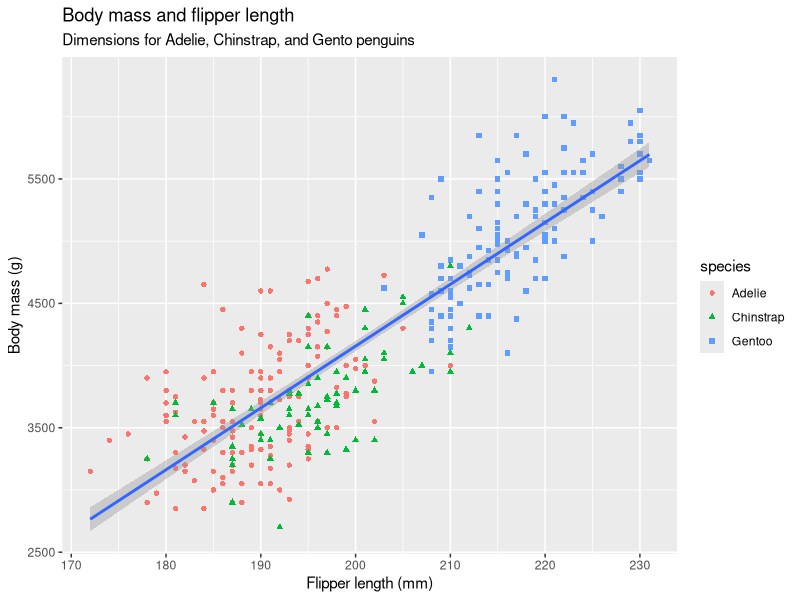
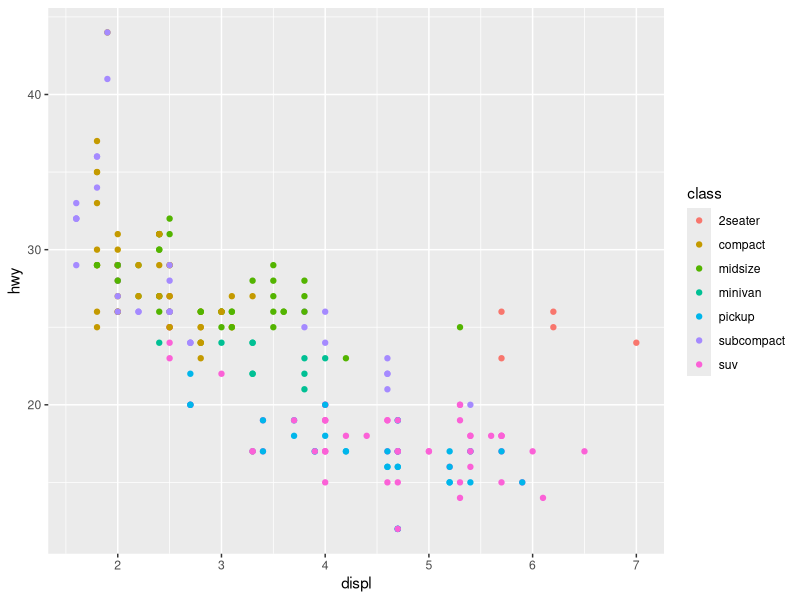
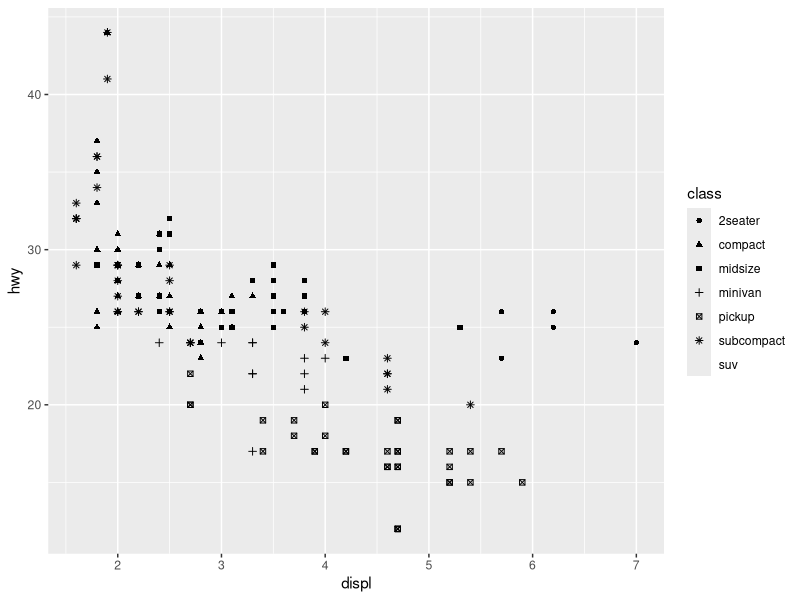

Write the R code that produced these figures, in order.
library(tidyverse)
install.packages("tidyverse")
library(tidyverse)
library(palmerpenguins)
library(ggthemes)
penguins
glimpse(penguins)
ggplot(
  data = penguins,
  mapping = aes(x = flipper_length_mm, y = body_mass_g)
  ) +
  geom_point(aes(color = species, shape = species))+
  geom_smooth(method = 'lm') +
  labs(
    title = "Body mass and flipper length",
    subtitle = "Dimensions for Adelie, Chinstrap, and Gento penguins",
    x = "Flipper length (mm)", y = "Body mass (g)",
    
  ) 


library(tidyverse)
mpg
#left
ggplot(mpg, aes(x = displ, y=hwy, color = class)) +
  geom_point()

#right
ggplot(mpg, aes(x = displ, y = hwy, shape = class)) +
  geom_point()
